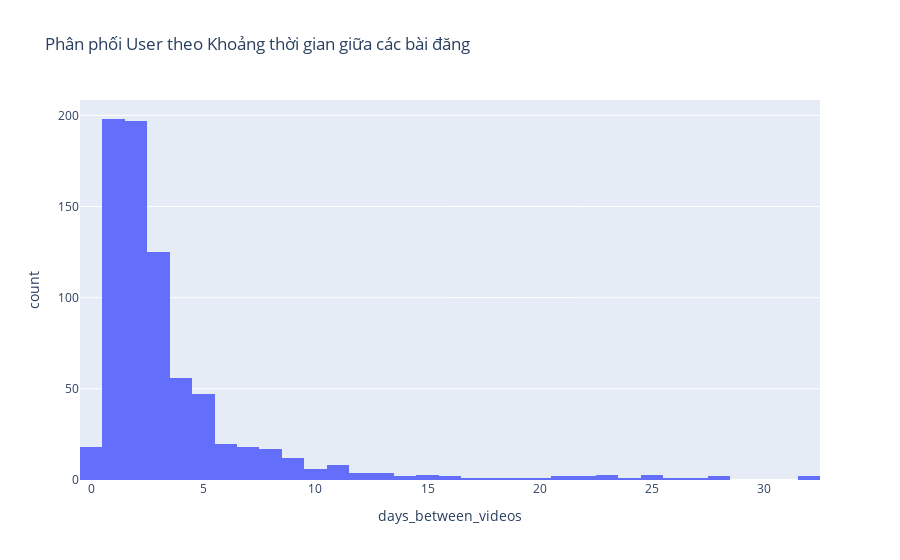

Write notebook code for a chart like this one.
### Code cell
px.histogram(user_stats_df, x='days_between_videos',
             title="Phân phối User theo Khoảng thời gian giữa các bài đăng")

### Figure 1 — Plotly figure (JSON) as saved in the notebook; plotly's stock layout.template omitted (floating-point values rounded to 4 significant figures; data arrays with more than 128 entries replaced by an {"elided": "..."} marker saying what was removed)
{"data": [{"bingroup": "x", "hovertemplate": "days_between_videos=%{x}<br>count=%{y}<extra></extra>", "legendgroup": "", "marker": {"color": "#636efa", "pattern": {"shape": ""}}, "name": "", "orientation": "v", "showlegend": false, "type": "histogram", "x": {"elided": "758 float values"}, "xaxis": "x", "yaxis": "y"}], "layout": {"barmode": "relative", "legend": {"tracegroupgap": 0}, "title": {"text": "Phân phối User theo Khoảng thời gian giữa các bài đăng"}, "xaxis": {"anchor": "y", "domain": [0, 1], "title": {"text": "days_between_videos"}}, "yaxis": {"anchor": "x", "domain": [0, 1], "title": {"text": "count"}}}}
